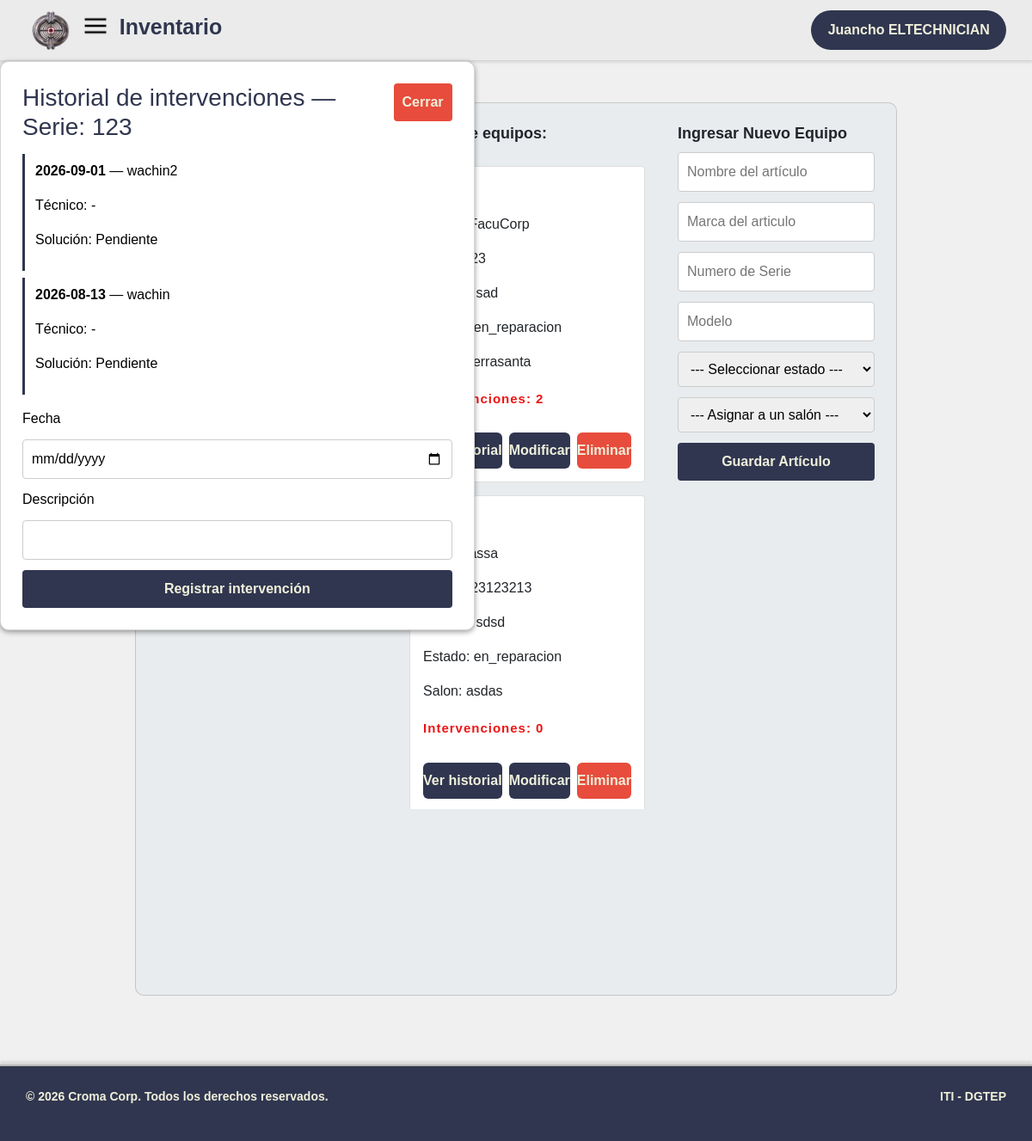
The page /Presentacion/html/inventario.php?historial=123 (signed in) on the database its author committed.
### tables this page shows
CREATE TABLE `inventario` (
  `numero_serie` varchar(50) NOT NULL,
  `nombre` varchar(50) NOT NULL,
  `marca` varchar(50) NOT NULL,
  `modelo` varchar(50) NOT NULL,
  `estado` enum('operativo','en_reparacion','de_baja','prestado') NOT NULL DEFAULT 'operativo',
  `numero_intervenciones` int(11) NOT NULL DEFAULT 0,
  `id_salon` int(11) NOT NULL,
  `cedula_administrador` varchar(12) DEFAULT NULL
);

CREATE TABLE `salon` (
  `id_salon` int(11) NOT NULL,
  `nombre` varchar(50) NOT NULL,
  `tipo` enum('laboratorio','taller','aula','oficina') NOT NULL
);

CREATE TABLE `intervencion` (
  `id_intervencion` int(11) NOT NULL,
  `numero_serie` varchar(50) NOT NULL,
  `fecha` date NOT NULL,
  `descripcion` text NOT NULL,
  `tecnico` varchar(12) DEFAULT NULL,
  `solucion` text DEFAULT NULL
);

### Datos/Clases/ClassInventario.php (called while the page is built, shortened)
<?php
require __DIR__ . '/../DataBase/ConexionMYSQL/conexion.php';
class Inventario{
 public static function mostrar(){
    global $conexion;
    $sql = $conexion->query("SELECT tipo, nombre, id_salon FROM salon");
    $sql2 = $conexion->query("SELECT inventario.numero_serie, inventario.nombre, inventario.marca, inventario.modelo,
               inventario.estado, inventario.numero_intervenciones, inventario.id_salon,
               salon.nombre AS nombre_salon
                FROM inventario
                JOIN salon ON inventario.id_salon = salon.id_salon");
    $salones = $sql->fetch_all(MYSQLI_ASSOC);
    $equipos = $sql2->fetch_all(MYSQLI_ASSOC);
    return [
        "salones" => $salones,
        "equipos" => $equipos
    ];
}
}
?>

### Procesos/mostrarinventario.php (called while the page is built, shortened)
<?php
require __DIR__ . "../../Datos/Clases/ClassInventario.php";
require __DIR__ . "../../Datos/Clases/ClassIntervencion.php";
if($_SERVER['REQUEST_METHOD'] === 'POST'){
$ok = Inventario::mostrar();
$salones = $ok['salones'];
$equipos = $ok['equipos'];
}else{
    $ok = Inventario::mostrar();
    $equipos = $ok['equipos'];
}
if (isset($_GET['historial'])) {
    $numeroSerieHistorial = $_GET['historial'];
    $historial = Intervencion::mostrarPorEquipo($numeroSerieHistorial, $conexion);
}
$editando = null;
?>

### Datos/Clases/ClassIntervencion.php (called while the page is built, shortened)
<?php
class Intervencion {
    public static function mostrarPorEquipo($numero_serie, $conexion) {
        $sql = "SELECT fecha, descripcion, tecnico, solucion FROM intervencion WHERE numero_serie = ? ORDER BY fecha DESC";
        $stmt = $conexion->prepare($sql);
        $stmt->bind_param("s", $numero_serie);
        $stmt->execute();
        $resultado = $stmt->get_result();
        return $resultado->fetch_all(MYSQLI_ASSOC);
    }
}
?>

### Presentacion/html/inventario.php (the view, shortened to what this page needs)
<!DOCTYPE html>
<html lang="en">
<head>
  <link rel="stylesheet" href="https://cdn.jsdelivr.net/npm/bootstrap@5.3.3/dist/css/bootstrap.min.css">
  <link rel="stylesheet" href="../css/global.css">
  <link rel="stylesheet" href="../css/inventario.css">
</head>
<body data-modulo="inventario">
<header>
   <h1 id="titulo">Inventario</h1>
 <?php require '../globales/Header.php'?>
</header>
    <main>
          <section id="contenido">
            <section id="busqueda">
                <form method="post" action="../../Procesos/busquedainventario.php">
                <button type="submit">Buscar</button>
                </form>
            </section>
            <article id="seccion-listado">
                <h3 class="titulo-seccion">Inventario de equipos:</h3>
                    <?php
                    include_once '../../Procesos/mostrarinventario.php';
                    ?>
                        <ul id="listado-equipos">
        <?php foreach ($equipos as $equipo): ?>
            <li class="tarjeta-producto">
                <p class="tarjeta-nombre"><?= htmlspecialchars($equipo['nombre']) ?></p>
                <p class="tarjeta-marca">Marca: <?= htmlspecialchars($equipo['marca']) ?></p>
                <p class="tarjeta-serie">Serie: <?= htmlspecialchars($equipo['numero_serie']) ?></p>
                <p class="tarjeta-modelo">Modelo: <?= htmlspecialchars($equipo['modelo']) ?></p>
                <p class="tarjeta-estado">Estado: <?= htmlspecialchars($equipo['estado']) ?></p>
                <p class="tarjeta-salon">Salon: <?= htmlspecialchars($equipo['nombre_salon'] ?? 'Sin asignar') ?></p>
                <p class="tarjeta-intervenciones">Intervenciones: <?= $equipo['numero_intervenciones'] ?></p>
                <div class="tarjeta-acciones">
                    <form method="post" action="../../Procesos/registrarintervencion.php">
                    <a class="boton-historial" href="?historial=<?= $equipo['numero_serie'] ?>">Ver historial</a>
                    </form>
                    <form>
                    <a class="boton-modificar" href="?editar=<?= $equipo['numero_serie'] ?>">Modificar</a>
                    </form>
                    <form method="post" action="../../Procesos/eliminarinventario.php" style="display:inline">
                        <button class="boton-eliminar" type="submit" onclick="return confirm('¿Seguro que quiere eliminar este equipo?')">Eliminar</button>
                    </form>
                </div>
            </li>
        <?php endforeach; ?>
        </ul>
            </article>
            <article id="seccion-formulario">
                <h3 class="titulo-seccion">Ingresar Nuevo Equipo</h3>
                <form id="formulario-producto" method="post" action="../../Procesos/backend/procesoinventario.php">
                    <input name="nombre" type="text" id="nombre" placeholder="Nombre del artículo" required value="<?= $editando ? htmlspecialchars($editando['nombre']) : '' ?>">
                    <input name="marca" type="text" id="marca" placeholder="Marca del articulo" required value="<?= $editando ? htmlspecialchars($editando['marca']) : '' ?>">
                    <input name="numero_serie" type="text" class="numSerie" placeholder="Numero de Serie" required value="<?= $editando ? htmlspecialchars($editando['numero_serie']) : '' ?>" <?= $editando ? 'readonly' : '' ?>>
                    <input name="modelo" type="text" class="numSerie" placeholder="Modelo" required value="<?= $editando ? htmlspecialchars($editando['modelo']) : '' ?>">
                    <select name="estado" id="estado" required>
                        <option value="">--- Seleccionar estado ---</option>
                    </select>
                    <select name="id_salon" id="salonInventario" required>
                        <option value="">--- Asignar a un salón ---</option>
                    </select>
                    <button id="submit" type="submit">Guardar Artículo</button>
                </form>
            </article>
        </section>
                    <dialog id="dialogHistorial" <?= $numeroSerieHistorial ? 'open' : '' ?>>
                    <button id="cerrarHistorial" type="button" onclick="document.getElementById('dialogHistorial').close()">Cerrar</button>
                    <h3 id="tituloHistorial">Historial de intervenciones — Serie: <?= htmlspecialchars($numeroSerieHistorial ?? '') ?></h3>
                    <ul id="listaHistorial">
                        <?php if (empty($historial)): ?>
                            <li>Este equipo todavía no tuvo intervenciones.</li>
                        <?php else: ?>
                            <?php foreach ($historial as $h): ?>
                                <li class="item-historial">
                                    <p><strong><?= htmlspecialchars($h['fecha']) ?></strong> — <?= htmlspecialchars($h['descripcion']) ?></p>
                                    <p>Técnico: <?= htmlspecialchars($h['tecnico'] ?? '-') ?></p>
                                    <p>Solución: <?= htmlspecialchars($h['solucion'] ?? 'Pendiente') ?></p>
                                </li>
                            <?php endforeach; ?>
                        <?php endif; ?>
                    </ul>
                    <?php if ($numeroSerieHistorial): ?>
                        <form method="post" action="../../Procesos/registrarintervencion.php">
                            <label for="fecha">Fecha</label>
                            <input type="date" name="fecha" id="fecha">
                            <label for="descripcion">Descripción</label>
                            <input type="text" name="descripcion" id="descripcion" required>
                            <button type="submit">Registrar intervención</button>
                        </form>
                    <?php endif; ?>
                </dialog>
    </main>
        <?php include '../globales/Footer.php' ?>
</body>
</html>

### Presentacion/css/global.css (style rules this page uses)
* { margin: 0; padding: 0; box-sizing: border-box; text-decoration: none; font-family:Arial, Helvetica, sans-serif; }
html { scroll-behavior: smooth; overflow-x: hidden; }
body { font-family: 'Helvetica Neue', Helvetica, Arial, sans-serif; margin: 0; padding: 0; display: flex; flex-direction: column; min-height: 100vh; background-color: #f0f0f0; overflow-x: hidden; max-width: 100%; }
main { flex: 1; display: flex; justify-content: center; min-width: 0; }
#titulo { text-align: left; order: 3; }
header { display: grid; grid-template-columns: auto auto auto 1fr; align-items: center; border-bottom: 1px solid #d6d6d6; background-color: #ebebeb; box-shadow: 0 2px 3px rgba(0, 0, 0, 0.1); padding: 10px 30px; }
header h1 { font-size: 25px; color: #30364F; font-weight: bold; margin-left: 0.5em; }

### Presentacion/css/inventario.css (style rules this page uses)
.titulo-seccion { font-size: 18px; margin-bottom: 10px; font-weight: bold; }
.tarjeta-producto { background-color: white; border: 1px solid #ddd; padding: 15px; margin-bottom: 15px; border-radius: 4px; transition: all 0.3s ease; display: flex; flex-direction: column; }
.tarjeta-nombre { font-weight: bold; font-size: 16px; }
.tarjeta-acciones { display: flex; gap: 8px; margin-top: auto; padding-top: 12px; }
.boton-historial, .boton-modificar, .boton-eliminar { flex: 1; padding: 9px 0; font-weight: bold; border: none; border-radius: 6px; cursor: pointer; transition: 0.25s ease; color: #F0F0DB; }
.boton-historial, .boton-modificar { background-color: #30364F; }
.boton-eliminar { background-color: #e74c3c; }
.tarjeta-intervenciones { color: #ee1313; font-size: 15px; margin-top: 4px; font-weight: bold; letter-spacing: 1px; }
#dialogHistorial { border: 1px solid #d6d6d6; border-radius: 10px; padding: 25px; max-width: 90vw; box-shadow: 0 2px 6px rgba(0, 0, 1, 0.4); }
#tituloHistorial { color: #30364F; margin-bottom: 15px; }
#cerrarHistorial { float: right; background-color: #e74c3c; color: #F0F0DB; }
#listaHistorial { list-style: none; padding: 0; }
.item-historial { border-left: 3px solid #30364F; padding: 8px 12px; margin-bottom: 8px; }
#contenido { background-color: #e8ecef; padding: 25px; border-radius: 10px; margin-top: 20px; border: 1px solid rgba(0, 0, 0, 0.158); display: flex; align-items: flex-start; gap: 2em; margin: 3em; transition: 0.5s; }
#seccion-listado { flex: 1; max-height: 60vh; overflow-y: auto; padding-right: 6px; }
#seccion-formulario { position: sticky; top: 20px; align-self: flex-start; min-width: 220px; }
#contenido input { transition: 0.5s; }
form { display: flex; flex-direction: column; gap: 12px; }
a { display: inline-block; text-decoration: none; }
input, select, button { padding: 10px; font-size: 16px; border: 1px solid #ccc; border-radius: 4px; }
button, #submit { background-color: #30364F; color: #F0F0DB; border: none; cursor: pointer; transition: 0.5s; font-weight: bold; }
ul { list-style: none; }

### rows shown on the page
inventario: marca "FacuCorp", numero_serie "123", modelo "sad", estado "en_reparacion", id_salon.nombre "tierrasanta", numero_intervenciones "2"
inventario: marca "assa", numero_serie "123123213", modelo "sdsd", estado "en_reparacion", id_salon.nombre "asdas", numero_intervenciones "0"
intervencion: fecha "2026-09-01", descripcion "wachin2", tecnico "-", solucion "Pendiente"
intervencion: fecha "2026-08-13", descripcion "wachin", tecnico "-", solucion "Pendiente"

### other values the page prints
$usuario['nombre'] . " " . $usuario['apellido'] "Juancho ELTECHNICIAN"
$numeroSerieHistorial "123"
